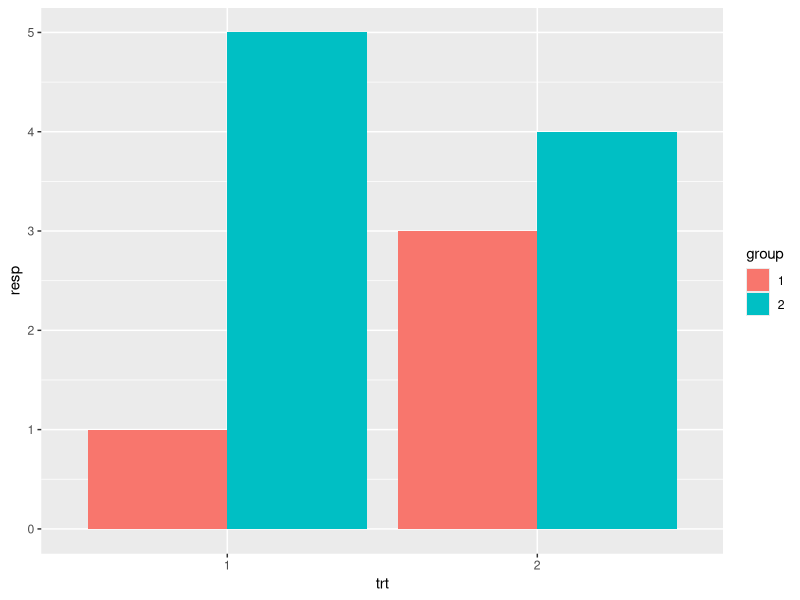

This figure's R source: (Note: this script raises an error after producing the figure.)
library(ggplot2)

df <- data.frame( 
	trt = factor(c(1, 1, 2, 2)), 
	resp = c(1, 5, 3, 4), 
	group = factor(c(1, 2, 1, 2)), 
	se = c(0.1, 0.3, 0.3, 0.2) 
) 

df2 <- df[c(1,3),] 
# Define the top and bottom of the errorbars 
limits <- aes(ymax = resp + se, ymin=resp - se) 
	
p <- ggplot(df, aes(fill=group, y=resp, x=trt)) 
p + geom_bar(position="dodge", stat="identity") 

# Because the bars and errorbars have different widths 
# we need to specify how wide the objects we are dodging are 
dodge <- position_dodge(width=0.9) 
p + geom_bar(position=dodge) + geom_errorbar(limits, position=dodge, width=0.25) 

p <- ggplot(df2, aes(fill=group, y=resp, x=trt)) 
p + geom_bar(position=dodge) 

p + geom_bar(position=dodge) + geom_errorbar(limits, position=dodge, width=0.25) 

p <- ggplot(df, aes(colour=group, y=resp, x=trt)) 
p + geom_point() + geom_errorbar(limits, width=0.2) 

p + geom_pointrange(limits) 

p + geom_crossbar(limits, width=0.2) 


# If we want to draw lines, we need to manually set the 
# groups which define the lines - here the groups in the 
# original dataframe 
p + geom_line(aes(group=group)) + geom_errorbar(limits, width=0.2) 
 
